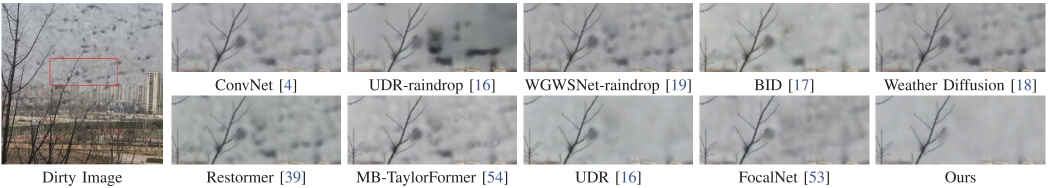
#> input picture assets/real_example.jpg, 2107 x 376 px (shown at 1/2 size)
$ python prepare_patterns.py --pattern_dir ../assets --output_dir out
#> lines starting #> are read from the running program, lines starting #| are printed output that depends on the picture
"""Prepare 256x256 dirt-pattern masks from a raw pattern library.

Two pattern sources are used in the paper:
  1. Patterns rendered with the `dust synthesis tool` of Gu et al. (2007),
     "Dirty Glass: Rendering Contamination on Transparent Surfaces" --
     large rendered dirt fields are cropped into square patches.
  2. Self-collected patterns: photographs taken through real dirty windows
     with a whiteboard behind, preprocessed (color conversion, vignetting
     correction, inversion, cropping) and stored as grayscale masks where
     white = dirt.

This script turns raw patterns into `--size` masks: four corner crops of
``--crop`` pixels (512/1024, depending on the source resolution) are taken
from each pattern and resized, following the original pipeline.

Usage:
    python synthesis/prepare_patterns.py --pattern_dir /path/to/patterns \
        --output_dir patterns_256 --crop 512 --size 256
"""
import argparse
import os

import cv2
import numpy as np


def rgb2gray(rgb):
    return np.dot(rgb[..., :3], [0.299, 0.587, 0.114])


def corner_crops(mask, W_size):
    """Four corner crops of size W_size (the original sampling scheme)."""
    h, w = mask.shape[:2]
    W_size = min(W_size, h, w)
    return [
        mask[0:W_size, 0:W_size],
        mask[-W_size - 1:-1, 0:W_size],
        mask[-W_size - 1:-1, -W_size - 1:-1],
        mask[0:W_size, -W_size - 1:-1],
    ]


def main():
    parser = argparse.ArgumentParser()
    parser.add_argument('--pattern_dir', required=True, help='raw pattern images (white = dirt)')
    parser.add_argument('--output_dir', required=True)
    parser.add_argument('--crop', type=int, default=512, help='corner crop size before resize')
    parser.add_argument('--size', type=int, default=256)
    parser.add_argument('--invert', choices=['auto', 'yes', 'no'], default='auto',
                        help='dirt must be WHITE on black. "auto" inverts images whose mean '
                             'brightness exceeds 0.5 (e.g., raw whiteboard captures with dark dirt)')
    args = parser.parse_args()

    os.makedirs(args.output_dir, exist_ok=True)
    files = sorted(f for f in os.listdir(args.pattern_dir)
                   if f.lower().endswith(('.png', '.jpg', '.jpeg')))
    idx = 0
    for f in files:
        img = cv2.cvtColor(cv2.imread(os.path.join(args.pattern_dir, f)), cv2.COLOR_BGR2RGB)
        mask = rgb2gray(img).astype(np.float32)
        if args.invert == 'yes' or (args.invert == 'auto' and mask.mean() > 127.5):
            mask = 255.0 - mask
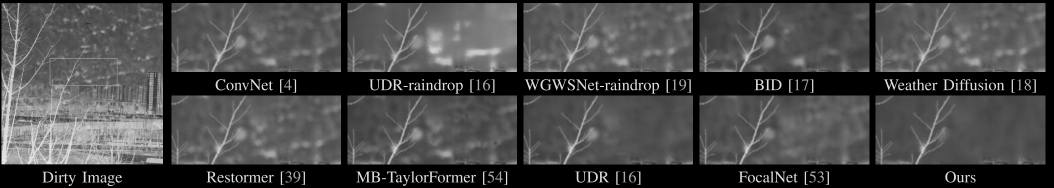
#> mask: shape (376, 2107) float32 (shown at 1/2 size); min 0, max 233.9, mean 74.3
        for crop in corner_crops(mask, args.crop):
#> in corner_crops, `h, w = mask.shape[:2]`: h = 376; w = 2107
#> in corner_crops, `W_size = min(W_size, h, w)`: W_size = 376
            crop = cv2.resize(crop, (args.size, args.size))
            cv2.imwrite(os.path.join(args.output_dir, f'{idx}.png'), crop)
            idx += 1
#> this loop made 4 passes
#> pass 1, in main, `crop = cv2.resize(crop, (args.size, args.size))`:
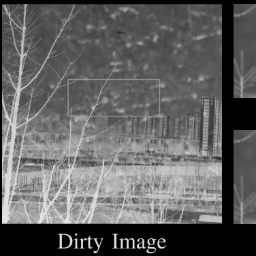
#> crop: shape (256, 256) float32; min 0, max 230.8, mean 96.8
#> pass 2, in main, `crop = cv2.resize(crop, (args.size, args.size))`:
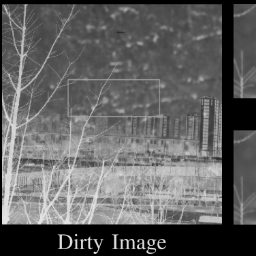
#> crop: shape (256, 256) float32; min 0, max 231.1, mean 97.1
#> after the loop, idx = 4
#> pass 2 of the loop in main, `for f in files:`:
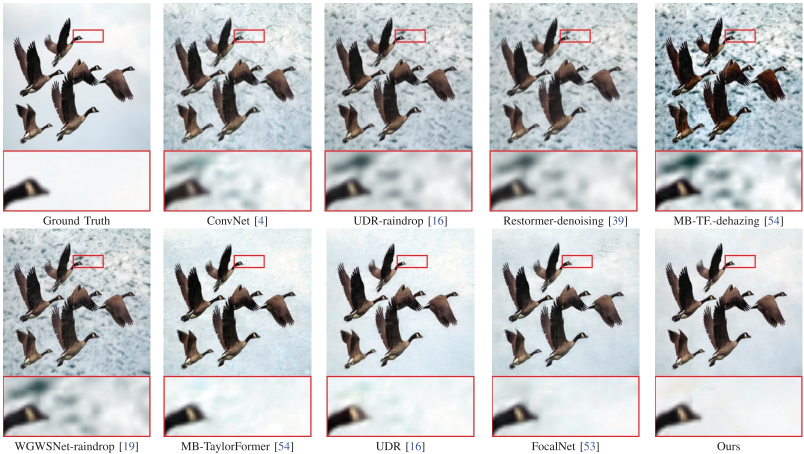
#> input picture assets/syn_example.jpg, 1607 x 907 px (shown at 1/2 size)
#> img: shape (907, 1607, 3)
#> in main, `mask = 255.0 - mask`:
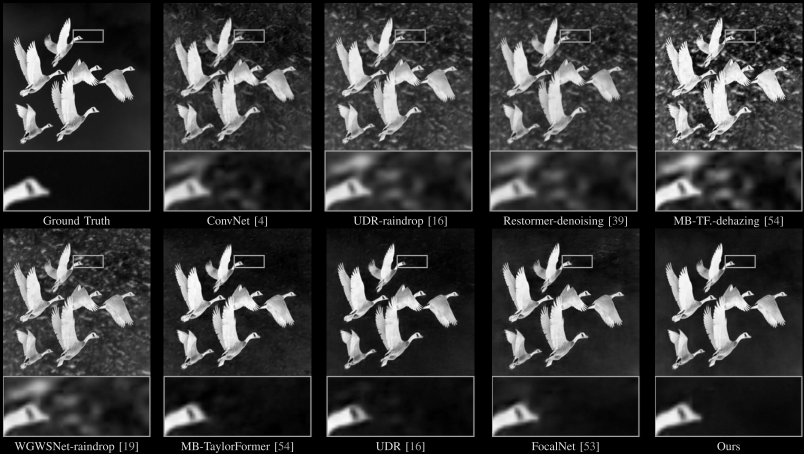
#> mask: shape (907, 1607) float32 (shown at 1/2 size); min 0, max 254.1, mean 56.3
#> the loop in main, `for crop in corner_crops(mask, args.crop):` made 4 passes
#> pass 2, in main, `crop = cv2.resize(crop, (args.size, args.size))`:
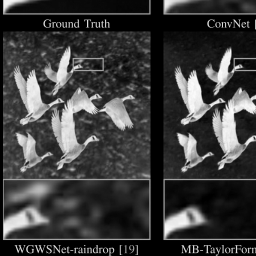
#> crop: shape (256, 256) float32; min 0, max 252.5, mean 60.8
#> after the loop in main, `for crop in corner_crops(mask, args.crop):`: idx = 8
    print(f'Saved {idx} pattern masks to {args.output_dir}')
#| Saved 8 pattern masks to out


if __name__ == '__main__':
    main()
